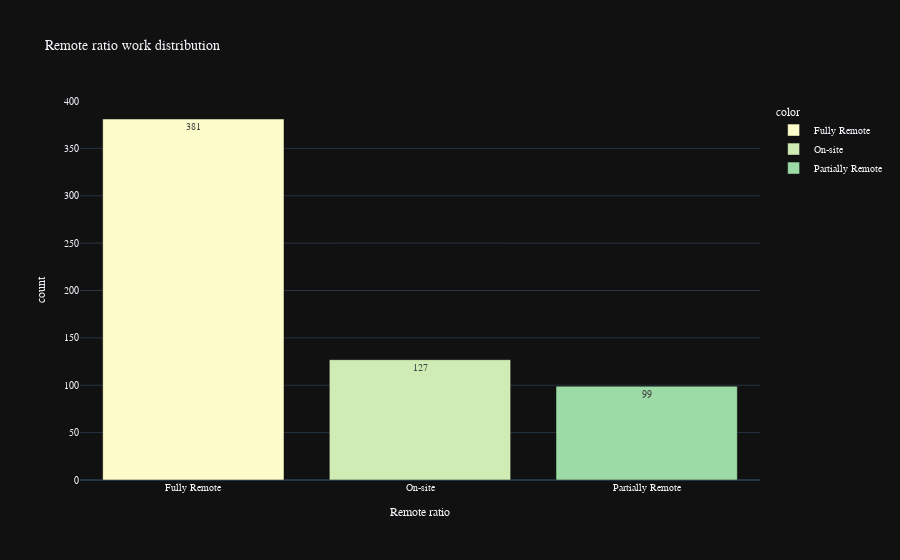

Source (notebook cell):
### Markdown cell above
#### 2.6 Remote work distribution

we will also plot the barplot distribution for remote ratio of the work needed.

### Code cell
rem_rat = df['remote_ratio'].value_counts()
fig = px.bar(x = rem_rat.index, y = rem_rat.values,
             text = rem_rat.values,
             color = rem_rat.index,
             color_discrete_sequence=px.colors.sequential.deep,
             title = 'Remote ratio work distribution',
             template = 'plotly_dark'
             )
fig.update_layout(
    xaxis_title="Remote ratio",
    yaxis_title="count",
    font = dict(size=10,family="Franklin Gothic"))
fig.show()

### Figure 1 — Plotly figure (JSON) as saved in the notebook; plotly's stock layout.template omitted (floating-point values rounded to 4 significant figures)
{"data": [{"alignmentgroup": "True", "hovertemplate": "color=Fully Remote<br>x=%{x}<br>y=%{y}<br>text=%{text}<extra></extra>", "legendgroup": "Fully Remote", "marker": {"color": "rgb(253, 253, 204)", "pattern": {"shape": ""}}, "name": "Fully Remote", "offsetgroup": "Fully Remote", "orientation": "v", "showlegend": true, "text": [381], "textposition": "auto", "type": "bar", "x": ["Fully Remote"], "xaxis": "x", "y": [381], "yaxis": "y"}, {"alignmentgroup": "True", "hovertemplate": "color=On-site<br>x=%{x}<br>y=%{y}<br>text=%{text}<extra></extra>", "legendgroup": "On-site", "marker": {"color": "rgb(206, 236, 179)", "pattern": {"shape": ""}}, "name": "On-site", "offsetgroup": "On-site", "orientation": "v", "showlegend": true, "text": [127], "textposition": "auto", "type": "bar", "x": ["On-site"], "xaxis": "x", "y": [127], "yaxis": "y"}, {"alignmentgroup": "True", "hovertemplate": "color=Partially Remote<br>x=%{x}<br>y=%{y}<br>text=%{text}<extra></extra>", "legendgroup": "Partially Remote", "marker": {"color": "rgb(156, 219, 165)", "pattern": {"shape": ""}}, "name": "Partially Remote", "offsetgroup": "Partially Remote", "orientation": "v", "showlegend": true, "text": [99], "textposition": "auto", "type": "bar", "x": ["Partially Remote"], "xaxis": "x", "y": [99], "yaxis": "y"}], "layout": {"barmode": "relative", "font": {"family": "Franklin Gothic", "size": 10}, "legend": {"title": {"text": "color"}, "tracegroupgap": 0}, "title": {"text": "Remote ratio work distribution"}, "xaxis": {"anchor": "y", "domain": [0, 1], "title": {"text": "Remote ratio"}}, "yaxis": {"anchor": "x", "domain": [0, 1], "title": {"text": "count"}}}}
